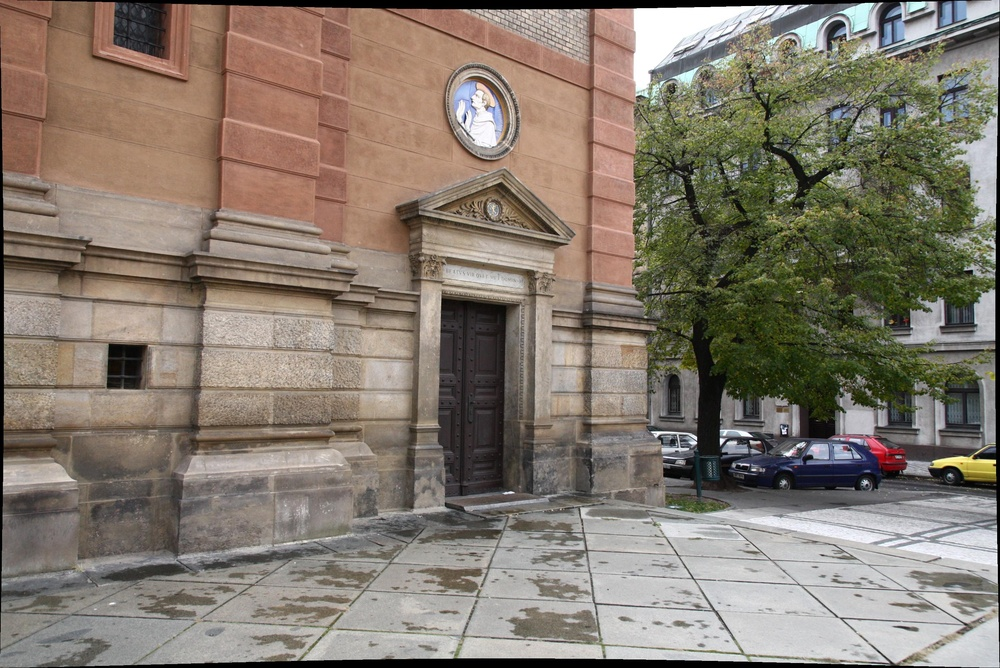
#> input picture dataset/two_view_data/images/01.jpg, 1000 x 668 px, shrunk from 2816 x 1880 before the run; its folder holds only this picture in this run
$ jupyter execute --allow-errors 1-two_view_colab.ipynb   (shell and % lines are left out)
#> lines starting #> are read from the running program, lines starting #| are printed output that depends on the picture; after the words box and inside, x2 and y2 are one past the last pixel; in counts of white or black regions, pixels touching at a corner belong together
# Two-View 3D Reconstruction

This notebook implements a simple two-view Structure from Motion approach to create a 3D reconstruction from two images (01.jpg and 02.jpg).

## Setup and Requirements

### Theory Introduction

Structure from Motion (SfM) is a photogrammetric range imaging technique for estimating three-dimensional structures from two-dimensional image sequences. It works by:

1. Finding correspondences between images
2. Recovering camera poses (position and orientation)
3. Triangulating points to create a 3D reconstruction

This notebook demonstrates the classic two-view reconstruction which forms the foundation of more complex multi-view reconstruction systems.

[cell 1]
import sys
import os
IN_COLAB = 'google.colab' in sys.modules

if IN_COLAB:
  if os.path.exists('/content/Prague_ml_data'):
    print("Prague_ml_data already exists")
  else:
    ! git clone https://github.com/VarunBurde/Prague_ml_data

### Environment Setup

The code above checks if we're running in Google Colab and clones the necessary data repository if needed. This ensures we have access to the sample images and calibration data regardless of where this notebook is executed.

[cell 2]
# Install required packages

### Required Libraries

- **Open3D**: A library for 3D data processing and visualization
- **NetworkX**: A library for network analysis (used for some graph-based operations)
- **Matplotlib**: For 2D plotting and visualization
- **tqdm**: For progress bars
- **OpenCV**: Core library for computer vision algorithms, including feature detection and matching

[cell 3]
import cv2
import open3d as o3d
import os
import numpy as np
from matplotlib import pyplot as plt
from glob import glob
import plotly.graph_objects as go
import warnings
warnings.filterwarnings('ignore')

# For displaying Open3D visualizations in notebooks
from google.colab.patches import cv2_imshow
import base64
from IPython.display import HTML

# [10 lines left out: function display_open3d_to_notebook, not called in this run]

### Helper Functions for Visualization

The `display_open3d_to_notebook` function enables visualization of Open3D renderings in the notebook environment. It works by:

1. Capturing the rendered Open3D visualization as an image buffer
2. Converting the buffer to a numpy array and applying necessary color transformations
3. Encoding the image as base64 and embedding it in HTML for display in the notebook

This is particularly useful for interactive 3D visualization in environments like Google Colab.

## 1. Data Loading

First, let's load our two specific images: 01.jpg and 02.jpg.

### Image Data for Structure from Motion

For two-view reconstruction, we need:

1. Two images of the same scene from different viewpoints
2. Camera calibration information (intrinsic matrix K)

The intrinsic matrix K contains information about the camera's internal parameters:
- Focal length (fx, fy)
- Principal point (cx, cy)
- Skew coefficient

This information is essential for accurate 3D reconstruction as it allows us to convert between pixel coordinates and normalized camera coordinates.

[cell 4]
# For Colab: Upload images
from google.colab import files
import shutil

# Set the paths for our specific images
#> (the rest of this cell did not finish here and is left out)

## 2. Load Images and Extract Features

Now we'll load our two images and extract feature points using SIFT.

### Feature Detection Theory

Feature detection is a crucial first step in 3D reconstruction. We need to identify distinctive points in each image that can be reliably matched between views.

**SIFT (Scale-Invariant Feature Transform)**:

SIFT is a robust feature detection algorithm that identifies keypoints which are invariant to:
- Scale changes
- Rotation
- Illumination changes
- Viewpoint changes (to some extent)

The SIFT algorithm works by:
1. Building a scale-space pyramid of the image
2. Finding extrema (maxima/minima) in the difference of Gaussian images
3. Refining keypoint locations
4. Eliminating low-contrast and edge keypoints
5. Assigning orientation to each keypoint
6. Creating descriptors (128-dimensional vectors) for each keypoint

These descriptors capture the local appearance of the image around each keypoint and are used for matching between images.

[cell 5]
# Load our two images
images = []
images_rgb = []

for path in image_paths:
    img = cv2.imread(path)
#> img is the input picture: shape (668, 1000, 3); mean B, G, R 110.1, 122.1, 132.4
    img_rgb = cv2.cvtColor(img, cv2.COLOR_BGR2RGB)
    images.append(img)
    images_rgb.append(img_rgb)

print(f"Loaded {len(images)} images")
#| Loaded 2 images

# Create SIFT detector with more aggressive parameters for denser features
sift = cv2.SIFT_create(
    nfeatures=0,  # No limit on number of features
    contrastThreshold=0.04,  # Lower threshold for more features
    edgeThreshold=10,  # Higher threshold for more features
    sigma=1.6  # Default sigma
)

### SIFT Parameter Tuning

The SIFT detector is created with specific parameters to optimize feature detection:

- **nfeatures=0**: No limit on the number of features to detect (default is 0, which means no limit)
- **contrastThreshold=0.04**: Lower values detect more features but may include less distinctive ones
- **edgeThreshold=10**: Higher values allow more features near edges
- **sigma=1.6**: Initial Gaussian blur applied to the image

Tuning these parameters involves balancing quantity (more features) with quality (more distinctive features). For 3D reconstruction, we generally want a dense set of reliable features.

[cell 6]
# Detect features in both images
all_kp = []
all_des = []

for i, img_rgb in enumerate(images_rgb):
    img_gray = cv2.cvtColor(img_rgb, cv2.COLOR_RGB2GRAY)
    img_eq = cv2.equalizeHist(img_gray)

    # Detect features at multiple scales
    kp_standard, des_standard = sift.detectAndCompute(img_rgb, None)
    kp_eq, des_eq = sift.detectAndCompute(img_eq, None)

    # Combine features
    if des_standard is not None and des_eq is not None:
        kp = kp_standard + kp_eq
        des = np.vstack((des_standard, des_eq))
    elif des_standard is not None:
        kp = kp_standard
        des = des_standard
    elif des_eq is not None:
        kp = kp_eq
        des = des_eq
    else:
        kp = []
        des = np.array([])

    all_kp.append(kp)
    all_des.append(des)
    print(f"Image {i+1} ({os.path.basename(image_paths[i])}): Detected {len(kp)} keypoints")
#> this loop made 2 passes
#| Image 1 (01.jpg): Detected 11195 keypoints
#| Image 2 (02.jpg): Detected 10736 keypoints
#> pass 1, `img_gray = cv2.cvtColor(img_rgb, cv2.COLOR_RGB2GRAY)`:
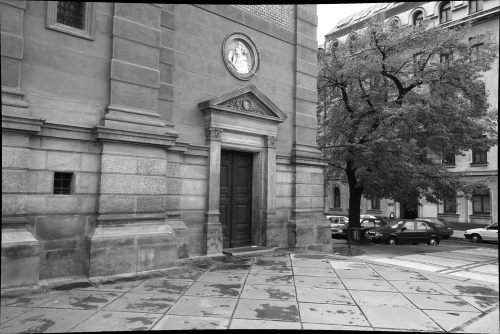
#> img_gray: shape (668, 1000) (shown at 1/2 size); min 0, max 255, mean 123.8
#> pass 1, `img_eq = cv2.equalizeHist(img_gray)`:
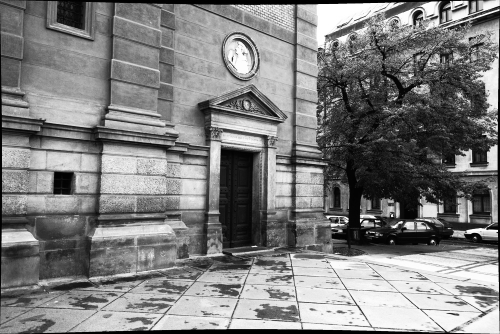
#> img_eq: shape (668, 1000) (shown at 1/2 size); min 0, max 255, mean 126.9
#> pass 2, `img_gray = cv2.cvtColor(img_rgb, cv2.COLOR_RGB2GRAY)`:
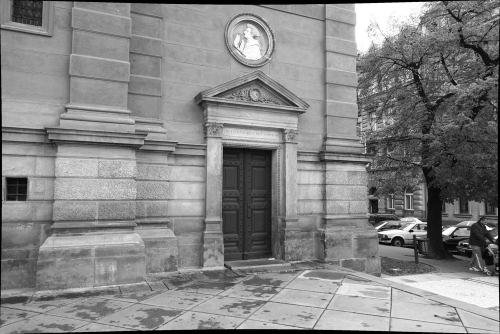
#> img_gray: shape (668, 1000) (shown at 1/2 size); min 0, max 255, mean 132.7
#> pass 2, `img_eq = cv2.equalizeHist(img_gray)`:
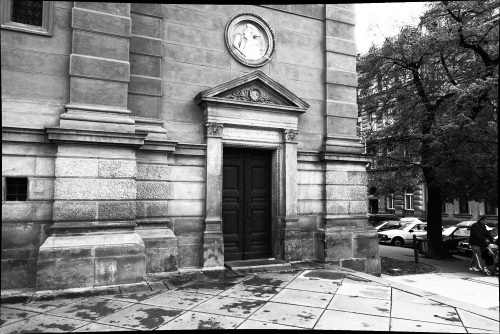
#> img_eq: shape (668, 1000) (shown at 1/2 size); min 0, max 255, mean 127
#> after the loop, all_des = 2 items; all_kp = 2 items

### Enhanced Feature Detection

The code above implements a robust feature detection approach by:

1. **Multi-scale processing**: Detecting features in both RGB and histogram-equalized grayscale versions of the image

2. **Histogram equalization**: This technique improves contrast in the image, which can reveal features in darker or low-contrast regions

3. **Feature combination**: Combining features from both versions increases the overall feature density

This approach helps ensure we have a rich set of features throughout the image, which is essential for a complete 3D reconstruction.

### Visualize Detected Features

Let's visualize the keypoints detected in both images.

[cell 7]
# Display keypoints on both images
plt.figure(figsize=(15, 7))
#> (this line was passed over: IPython is not available in this run)
#> (the rest of this cell did not finish here and is left out)

### Feature Visualization

The visualization shows the detected SIFT keypoints on each image. Each keypoint is represented by a circle:
- The center indicates the keypoint location
- The radius indicates the keypoint scale
- The line indicates the keypoint orientation

A good feature distribution should cover the image uniformly, with concentration in areas with distinctive texture or structures. The size of the circles indicates the scale at which the feature was detected - larger circles represent features detected at coarser scales.

## 3. Match Features Between Images

Now we'll match features between our two images to find correspondences.

### Feature Matching Theory

Feature matching is the process of finding correspondences between keypoints in different images. This is a critical step in 3D reconstruction as these correspondences will be used to establish geometric relationships between views.

**FLANN-based Matching**:

Fast Library for Approximate Nearest Neighbors (FLANN) is an efficient algorithm for finding approximate nearest neighbors in high-dimensional spaces. For feature matching:

1. **KD-Tree Algorithm**: Organizes descriptors in a tree-like structure for efficient searching

2. **K-Nearest Neighbor (KNN) Matching**: For each keypoint in the first image, find the two closest matches in the second image

3. **Lowe's Ratio Test**: Filter matches by comparing the distances between the best and second-best match
   - If best_match_distance < ratio * second_best_match_distance, keep the match
   - This helps ensure that matches are distinctive and reduces false positives

4. **Cross-Checking**: An additional validation step that ensures matches are consistent in both directions
   - A match is valid only if keypoint A in image 1 matches to keypoint B in image 2
   - AND keypoint B in image 2 matches back to keypoint A in image 1

[cell 8]
# Improved FLANN matcher setup
FLANN_INDEX_KDTREE = 1
index_params = dict(algorithm=FLANN_INDEX_KDTREE, trees=5)
search_params = dict(checks=100)  # More checks for better accuracy
flann = cv2.FlannBasedMatcher(index_params, search_params)

# Function to perform feature matching with cross-check
def match_features(des1, des2, lowes_ratio=0.75, cross_check=True):
    # Forward matching (img1 -> img2)
#> called with des1 = array of shape (11195, 128), des2 = array of shape (10736, 128), lowes_ratio = 0.75, cross_check = True
    if des1 is None or des2 is None or len(des1) == 0 or len(des2) == 0:
        return []

    matches12 = flann.knnMatch(des1, des2, k=2)
#> matches12 = 11195 matches
    good_matches12 = []
    for m, n in matches12:
        if m.distance < lowes_ratio * n.distance:
            good_matches12.append(m)
#> after the loop, good_matches12 = 1056 matches

    if not cross_check:
        return good_matches12

    # Backward matching (img2 -> img1) for cross-check
    matches21 = flann.knnMatch(des2, des1, k=2)
#> matches21 = 10736 matches
    good_matches21 = []
    for m, n in matches21:
        if m.distance < lowes_ratio * n.distance:
            good_matches21.append(m)
#> after the loop, good_matches21 = 1045 matches

    # Cross-check: keep matches that are consistent in both directions
    cross_matches = []
    for match12 in good_matches12:
        for match21 in good_matches21:
            # Check if match is consistent in both directions
            if match12.queryIdx == match21.trainIdx and match12.trainIdx == match21.queryIdx:
                cross_matches.append(match12)
                break
#> after the loop, cross_matches = 567 matches

    return cross_matches

# Get matched points from keypoints and matches
# [4 lines left out: function get_matched_points, not called in this run]

### Robust Feature Matching Implementation

The code implements a robust feature matching approach with several key components:

1. **FLANN Matcher Configuration**:
   - Uses KD-Tree algorithm with 5 trees for efficient searching
   - Sets checks=100 to increase matching accuracy (more computation but better results)

2. **Lowe's Ratio Test**:
   - The default ratio is 0.75 (a common value in practice)
   - Lower values make matching more strict, higher values allow more matches but may include more false positives

3. **Cross-Check Validation**:
   - Performs matching in both directions (image1→image2 and image2→image1)
   - Only keeps matches that are mutually consistent
   - This significantly improves match quality at the cost of reducing match quantity

4. **Helper Function for Extracting Point Coordinates**:
   - Converts OpenCV match objects into actual point coordinates
   - The resulting coordinates will be used for geometric calculations in the next steps

[cell 9]
# Match features between our two images (01.jpg and 02.jpg)
idx1, idx2 = 0, 1  # Using image indices 0 and 1 (01.jpg and 02.jpg)
good_matches = match_features(all_des[idx1], all_des[idx2], lowes_ratio=0.75)
#> good_matches = 567 matches

### Applying Feature Matching

Here we apply the feature matching between our two images using the robust matching function defined earlier. The function:

1. Takes feature descriptors from both images
2. Applies FLANN-based KNN matching in both directions
3. Filters matches using Lowe's ratio test with a threshold of 0.75
4. Applies cross-checking to ensure matches are consistent

The result is a set of high-quality matches that will form the basis for our geometric calculations in the following steps.

[cell 10]
print(f"Found {len(good_matches)} good matches between {os.path.basename(image_paths[0])} and {os.path.basename(image_paths[1])}")
#| Found 567 good matches between 01.jpg and 02.jpg


img1 = images_rgb[idx1]
img2 = images_rgb[idx2]
h1, w1 = img1.shape[:2]
h2, w2 = img2.shape[:2]
matched_img = np.zeros((max(h1, h2), w1 + w2, 3), dtype=np.uint8)
matched_img[:h1, :w1] = img1
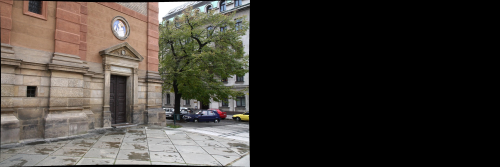
#> matched_img: shape (668, 2000, 3) (shown at 1/4 size); mean R, G, B 66.2, 61.1, 55
matched_img[:h2, w1:w1 + w2] = img2
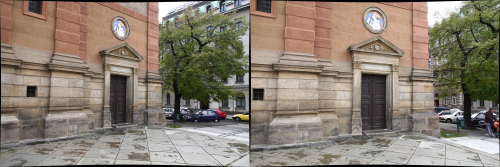
#> matched_img: shape (668, 2000, 3) (shown at 1/4 size); mean R, G, B 137.6, 126.3, 113.4

# Draw keypoints
for m in good_matches[:10]:
    pt1 = tuple(map(int, all_kp[idx1][m.queryIdx].pt))
    pt2 = tuple(map(int, all_kp[idx2][m.trainIdx].pt))
    pt2 = (int(pt2[0] + w1), int(pt2[1]))  # shift pt2 x-coord

    # Draw circles
    cv2.circle(matched_img, pt1, 20, (0, 255, 0), -1)  # radius 6, green
    cv2.circle(matched_img, pt2, 20, (0, 255, 0), -1)

    # Draw connecting line
    cv2.line(matched_img, pt1, pt2, (255, 0, 0),10)  # blue line, thickness 2
#> this loop made 10 passes
#> (pt1, pt2) on passes 1 to 8: ((2, 141), (1414, 13)), ((4, 252), (1004, 251)), ((5, 237), (1005, 259)), ((72, 263), (1344, 302)), ((114, 349), (1046, 362)), ((118, 556), (1018, 580)), ((122, 390), (1032, 403)), ((126, 376), (1038, 388))
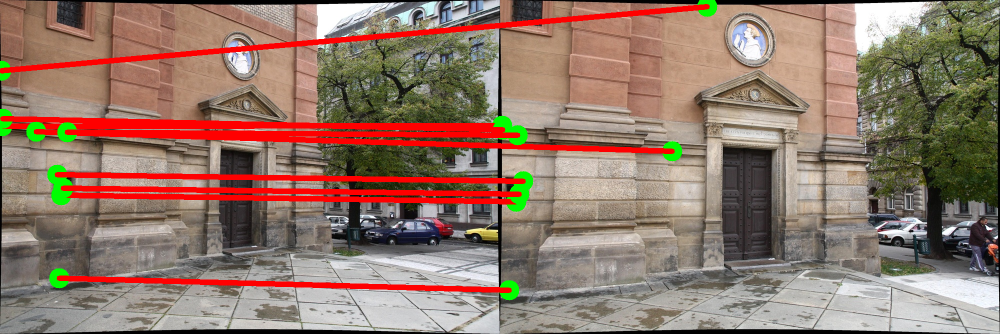
#> matched_img: shape (668, 2000, 3) (shown at 1/2 size); 8.02% of pixels changed, all inside (x1, y1, x2, y2) = (0, 0, 1435, 601)

plt.figure(figsize=(15, 10))
#> (this line was passed over: IPython is not available in this run)
plt.imshow(matched_img)
#> (this line was passed over: IPython is not available in this run)
plt.title(f'Matches between {os.path.basename(image_paths[0])} and {os.path.basename(image_paths[1])}')
#> (this line was passed over: IPython is not available in this run)
plt.show()

### Match Visualization

The visualization shows the top 10 feature matches between the two images. Good matches should have the following characteristics:

1. **Consistent Motion**: The connecting lines should generally follow similar directions (indicating consistent camera motion)

2. **Spatial Distribution**: Matches should be distributed across the images (not concentrated in one area)

3. **Low Outlier Rate**: There should be few obvious mismatches (lines connecting unrelated points)

This visual inspection helps confirm the quality of feature matching before proceeding to the geometric calculations.

## 4. Two-View Reconstruction

Now we'll use the matched features to perform 3D reconstruction.

### Epipolar Geometry Theory

Two-view reconstruction is based on epipolar geometry, which describes the geometric relationship between two camera views:

**Key Concepts**:

1. **Essential Matrix (E)**: Encodes the geometric relationship between two calibrated cameras
   - E = [t]₊R (where [t]₊ is the skew-symmetric matrix of the translation vector, and R is the rotation matrix)
   - For corresponding points x and x', we have: x'ᵀEx = 0 (epipolar constraint)

2. **Camera Pose Recovery**:
   - From the essential matrix, we can extract the relative rotation (R) and translation (t) between cameras
   - By convention, the first camera is at the origin (identity rotation, zero translation)
   - The second camera's pose is defined relative to the first

3. **Triangulation**:
   - Once we know both camera poses and have matched points, we can triangulate 3D points
   - Each pair of matching 2D points defines rays in 3D space
   - The intersection of these rays (or closest point to both rays) gives us the 3D point

[cell 11]
# Initialize camera poses (R|t) for each image
# First camera (01.jpg) is at origin with identity rotation
camera_poses = [np.hstack((np.eye(3), np.zeros((3, 1))))]
#> (the rest of this cell did not finish here and is left out)

### Camera Pose Estimation

This section implements the first major step in 3D reconstruction: estimating the relative poses of the two cameras. The process includes:

1. **Camera Initialization**:
   - The first camera (01.jpg) is defined as the world origin with identity rotation and zero translation
   - This establishes our coordinate system reference frame

2. **Essential Matrix Estimation**:
   - Uses `cv2.findEssentialMat` with RANSAC to robustly estimate the essential matrix
   - The RANSAC method helps eliminate outlier correspondences
   - Parameters include:
     - `prob=0.999`: High probability of finding the correct model
     - `threshold=2.0`: Error threshold for inlier classification (in pixels)

3. **Pose Recovery**:
   - Uses `cv2.recoverPose` to extract rotation (R) and translation (t) from the essential matrix
   - This gives us the relative pose of the second camera
   - The function also returns a refined mask indicating which points are geometrically consistent

4. **Point Filtering**:
   - Only points that are inliers to the essential matrix are used for triangulation
   - This further improves reconstruction quality by eliminating outliers

#> (a cell that did not finish here is left out)

### 3D Triangulation

Triangulation is the process of determining the 3D position of points from their 2D projections in multiple images. This code implements triangulation with the following steps:

1. **Triangulation Algorithm**:
   - `cv2.triangulatePoints` computes 3D points in homogeneous coordinates (4D)
   - It uses Direct Linear Transform (DLT) algorithm to solve the triangulation problem
   - Inputs are the camera projection matrices and corresponding 2D points

2. **Homogeneous to Cartesian Conversion**:
   - Divides the 4D homogeneous coordinates by the fourth component (w)
   - Takes the first three components (x, y, z) as the Cartesian coordinates

3. **Point Filtering**:
   - Cheirality check: Only keeps points with positive z-coordinate (in front of both cameras)
   - This eliminates points that are behind either camera (physically impossible)

4. **Color Assignment**:
   - Assigns colors to 3D points based on their color in the first image
   - This allows for a visually meaningful 3D reconstruction

The resulting point cloud represents the 3D structure of the scene visible in both images.

### Visualize Point Cloud
Let's visualize the 3D point cloud reconstructed from our two images.

[cell 13]
# Create Open3D point cloud for visualization
pcd = o3d.geometry.PointCloud()
#> (the rest of this cell did not finish here and is left out)

### Point Cloud Refinement

The final point cloud is prepared for visualization with some additional processing:

1. **Open3D Point Cloud Creation**:
   - Converts numpy arrays to Open3D's Vector3dVector format
   - Assigns both 3D positions and colors to the point cloud

2. **Statistical Outlier Removal**:
   - Uses Open3D's statistical outlier removal algorithm to clean the point cloud
   - Parameters:
     - `nb_neighbors=20`: Uses 20 nearest neighbors to evaluate each point
     - `std_ratio=2.0`: Points with average distance larger than 2 standard deviations are removed
   - This helps remove isolated points that are likely reconstruction errors

A clean point cloud is important for both visualization quality and subsequent processing steps if the reconstruction were to be further refined.

[cell 14]
def draw_geometries(geometries):
    graph_objects = []

    for geometry in geometries:
        geometry_type = geometry.get_geometry_type()

        if geometry_type == o3d.geometry.Geometry.Type.PointCloud:
            points = np.asarray(geometry.points)
            colors = None
            if geometry.has_colors():
                colors = np.asarray(geometry.colors)
            elif geometry.has_normals():
                colors = (0.5, 0.5, 0.5) + np.asarray(geometry.normals) * 0.5
            else:
                geometry.paint_uniform_color((1.0, 0.0, 0.0))
                colors = np.asarray(geometry.colors)

            scatter_3d = go.Scatter3d(x=points[:,0], y=points[:,1], z=points[:,2], mode='markers', marker=dict(size=1, color=colors))
            graph_objects.append(scatter_3d)

        if geometry_type == o3d.geometry.Geometry.Type.TriangleMesh:
            triangles = np.asarray(geometry.triangles)
            vertices = np.asarray(geometry.vertices)
            colors = None
            if geometry.has_triangle_normals():
                colors = (0.5, 0.5, 0.5) + np.asarray(geometry.triangle_normals) * 0.5
                colors = tuple(map(tuple, colors))
            else:
                colors = (1.0, 0.0, 0.0)

            mesh_3d = go.Mesh3d(x=vertices[:,0], y=vertices[:,1], z=vertices[:,2], i=triangles[:,0], j=triangles[:,1], k=triangles[:,2], facecolor=colors, opacity=0.50)
            graph_objects.append(mesh_3d)

    fig = go.Figure(
        data=graph_objects,
        layout=dict(
            scene=dict(
                xaxis=dict(visible=False),
                yaxis=dict(visible=False),
                zaxis=dict(visible=False)
            )
        )
    )
    fig.show()
